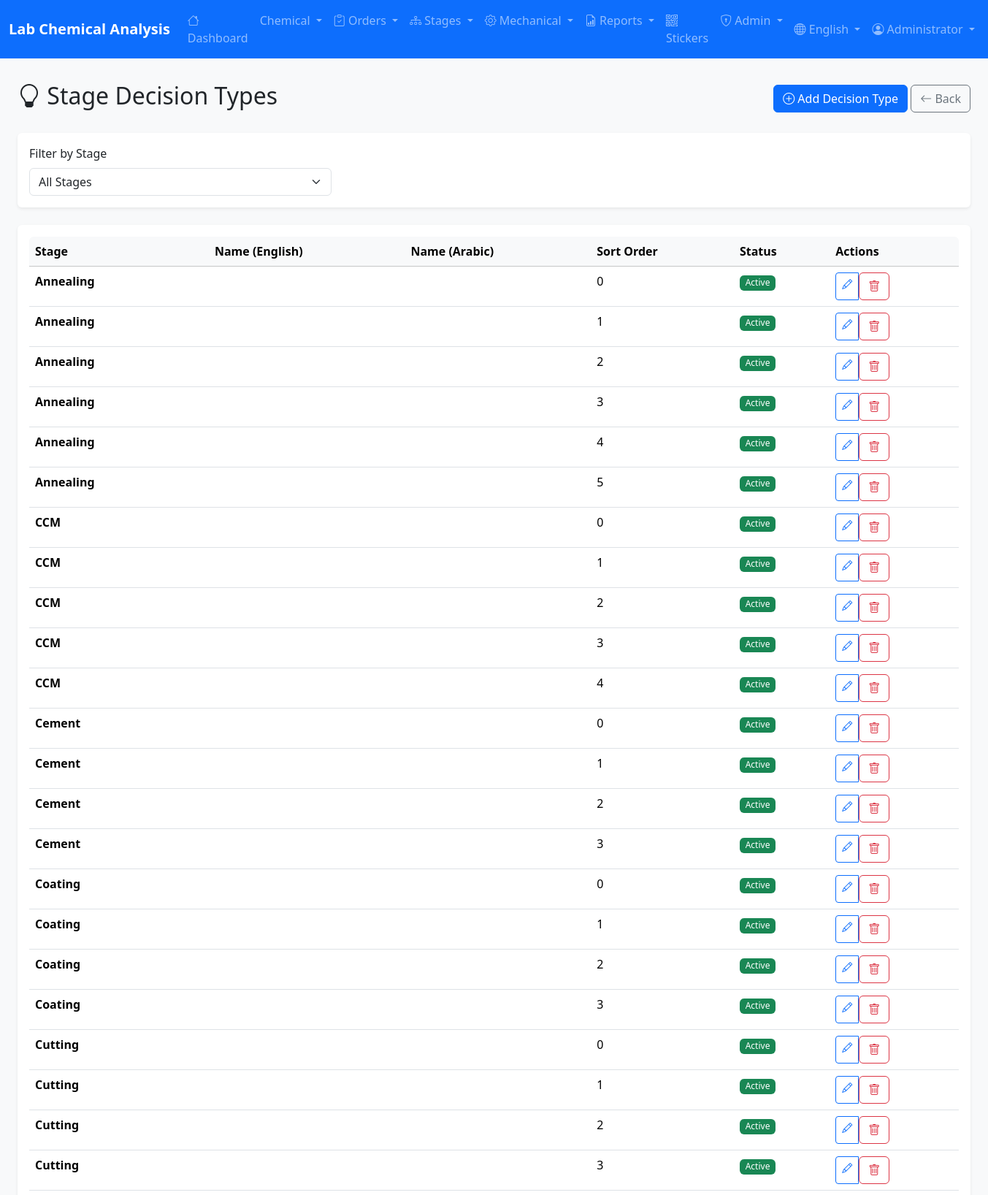
Screenshot of /admin/decision-types (signed in, upper part) with the database file from the repository.
### app/models/user.py (models this page shows, shortened)
class User(UserMixin, db.Model):
    __tablename__ = 'users'
    id = db.Column(db.Integer, primary_key=True)
    username = db.Column(db.String(50), unique=True, nullable=False, index=True)
    password_hash = db.Column(db.String(255), nullable=False)
    full_name = db.Column(db.String(100))
    full_name_ar = db.Column(db.String(100))  # Arabic name
    email = db.Column(db.String(120), unique=True)
    role = db.Column(db.String(20), nullable=False, default='viewer')
    department = db.Column(db.String(50))  # Lab, Production, QC
    is_active = db.Column(db.Boolean, default=True)
    last_login = db.Column(db.DateTime)
    created_at = db.Column(db.DateTime, default=datetime.utcnow)
    updated_at = db.Column(db.DateTime, default=datetime.utcnow, onupdate=datetime.utcnow)
    ROLE_ADMIN = 'admin'
    ROLE_SUPERVISOR = 'supervisor'
    ROLE_OPERATOR = 'operator'
    ROLE_VIEWER = 'viewer'
    ROLES = [ROLE_ADMIN, ROLE_SUPERVISOR, ROLE_OPERATOR, ROLE_VIEWER]
    DEPT_LAB = 'Lab'
    DEPT_PRODUCTION = 'Production'
    DEPT_QC = 'QC'
    DEPT_ADMIN = 'Admin'
    DEPARTMENTS = [DEPT_LAB, DEPT_PRODUCTION, DEPT_QC, DEPT_ADMIN]
    @property
    def is_admin(self):
        return self.role == self.ROLE_ADMIN

### app/models/stage_decision_type.py (models this page shows, shortened)
class StageDecisionType(db.Model):
    __tablename__ = 'stage_decision_types'
    id = db.Column(db.Integer, primary_key=True)
    stage_name = db.Column(db.String(50), nullable=False, index=True)
    decision_name_en = db.Column(db.String(100), nullable=False)
    decision_name_ar = db.Column(db.String(100), nullable=False)
    is_active = db.Column(db.Boolean, default=True)
    sort_order = db.Column(db.Integer, default=0)
    created_at = db.Column(db.DateTime, default=datetime.utcnow)
    updated_at = db.Column(db.DateTime, default=datetime.utcnow, onupdate=datetime.utcnow)

### app/routes/admin.py (the view)
@admin_bp.route('/decision-types')
@login_required
@admin_required
def decision_types():
    stage_filter = request.args.get('stage', '')
    query = StageDecisionType.query
    if stage_filter:
        query = query.filter_by(stage_name=stage_filter)
    decision_types_list = query.order_by(
        StageDecisionType.stage_name,
        StageDecisionType.sort_order
    ).all()
    stages = Pipe.STAGES
    return render_template('admin/decision_types.html',
                          decision_types=decision_types_list,
                          stages=stages,
                          selected_stage=stage_filter)

### app/__init__.py (called while the page is built)
def get_locale():
    locale = request.cookies.get('locale')
    if locale in ['ar', 'en']:
        return locale
    return request.accept_languages.best_match(['ar', 'en']) or 'en'

### app/routes/admin.py (called while the page is built)
def admin_required(f):
    @wraps(f)
    def decorated_function(*args, **kwargs):
        if not current_user.is_authenticated or not current_user.is_admin:
            flash('Access denied. Admin privileges required.', 'error')
            return redirect(url_for('main.index'))
        return f(*args, **kwargs)
    return decorated_function

### app/templates/admin/decision_types.html (shortened to what this page needs)
{% extends 'base.html' %}
{% block content %}
<div class="container-fluid">
    <div class="d-flex justify-content-between align-items-center mb-4">
        <h2>
            <i class="bi bi-lightbulb"></i>
            {{ 'إدارة أنواع القرارات' if session.get('lang') == 'ar' else 'Stage Decision Types' }}
        </h2>
        <div>
            <a href="{{ url_for('admin.add_decision_type') }}" class="btn btn-primary">
                <i class="bi bi-plus-circle"></i>
                {{ 'إضافة نوع قرار' if session.get('lang') == 'ar' else 'Add Decision Type' }}
            </a>
            <a href="{{ url_for('admin.index') }}" class="btn btn-outline-secondary">
                <i class="bi bi-arrow-left"></i>
                {{ 'رجوع' if session.get('lang') == 'ar' else 'Back' }}
            </a>
        </div>
    </div>
    <div class="card border-0 shadow-sm mb-4">
        <div class="card-body">
            <form method="GET" class="row g-3">
                <div class="col-md-4">
                    <label class="form-label">{{ 'تصفية حسب المرحلة' if session.get('lang') == 'ar' else 'Filter by Stage' }}</label>
                    <select name="stage" class="form-select" onchange="this.form.submit()">
                        <option value="">{{ 'جميع المراحل' if session.get('lang') == 'ar' else 'All Stages' }}</option>
                    </select>
                </div>
            </form>
        </div>
    </div>
    <div class="card border-0 shadow-sm">
        <div class="card-body">
            <div class="table-responsive">
                <table class="table table-hover">
                    <thead class="table-light">
                        <tr>
                            <th>{{ 'المرحلة' if session.get('lang') == 'ar' else 'Stage' }}</th>
                            <th>{{ 'الاسم (إنجليزي)' if session.get('lang') == 'ar' else 'Name (English)' }}</th>
                            <th>{{ 'الاسم (عربي)' if session.get('lang') == 'ar' else 'Name (Arabic)' }}</th>
                            <th>{{ 'الترتيب' if session.get('lang') == 'ar' else 'Sort Order' }}</th>
                            <th>{{ 'الحالة' if session.get('lang') == 'ar' else 'Status' }}</th>
                            <th>{{ 'إجراءات' if session.get('lang') == 'ar' else 'Actions' }}</th>
                        </tr>
                    </thead>
                    <tbody>
                        {% for defect in decision_types %}
                        <tr>
                            <td><strong>{{ defect.stage_name }}</strong></td>
                            <td>{{ defect.defect_name_en }}</td>
                            <td>{{ defect.defect_name_ar }}</td>
                            <td>{{ defect.sort_order }}</td>
                            <td>
                                {% if defect.is_active %}
                                <span class="badge bg-success">{{ 'نشط' if session.get('lang') == 'ar' else 'Active' }}</span>
                                {% else %}
                                <span class="badge bg-secondary">{{ 'غير نشط' if session.get('lang') == 'ar' else 'Inactive' }}</span>
                                {% endif %}
                            </td>
                            <td>
                                <div class="btn-group btn-group-sm">
                                    <a href="{{ url_for('admin.edit_decision_type', id=defect.id) }}" class="btn btn-outline-primary">
                                        <i class="bi bi-pencil"></i>
                                    </a>
                                    <form method="POST" action="{{ url_for('admin.delete_decision_type', id=defect.id) }}"
                                          onsubmit="return confirm('{{ 'هل أنت متأكد من الحذف؟' if session.get('lang') == 'ar' else 'Are you sure you want to delete?' }}');" style="display: inline;">
                                        <button type="submit" class="btn btn-outline-danger">
                                            <i class="bi bi-trash"></i>
                                        </button>
                                    </form>
                                </div>
                            </td>
                        </tr>
                        {% endfor %}
                    </tbody>
                </table>
            </div>
        </div>
    </div>
</div>
{% endblock %}

### app/templates/base.html (shortened to what this page needs)
<!DOCTYPE html>
<html lang="{{ current_locale }}" dir="{{ 'rtl' if current_locale == 'ar' else 'ltr' }}">
<head>
    {% if current_locale == 'ar' %}
    <link href="https://cdn.jsdelivr.net/npm/bootstrap@5.3.2/dist/css/bootstrap.rtl.min.css" rel="stylesheet">
    {% else %}
    <link href="https://cdn.jsdelivr.net/npm/bootstrap@5.3.2/dist/css/bootstrap.min.css" rel="stylesheet">
    {% endif %}
    <link rel="stylesheet" href="https://cdn.jsdelivr.net/npm/bootstrap-icons@1.11.2/font/bootstrap-icons.min.css">
    <link rel="stylesheet" href="{{ url_for('static', filename='css/style.css') }}">
</head>
<body>
    <nav class="navbar navbar-expand-lg navbar-dark bg-primary sticky-top">
        <div class="container-fluid">
            <a class="navbar-brand" href="{{ url_for('main.index') }}">
                {% if current_locale == 'ar' %}
                مختبر التحليل الكيميائي
                {% else %}
                Lab Chemical Analysis
                {% endif %}
            </a>
            <div class="collapse navbar-collapse" id="navbarNav">
                {% if current_user.is_authenticated %}
                <ul class="navbar-nav me-auto">
                    <li class="nav-item">
                        <a class="nav-link" href="{{ url_for('main.index') }}">
                            <i class="bi bi-house"></i>
                            {{ 'الرئيسية' if current_locale == 'ar' else 'Dashboard' }}
                        </a>
                    </li>
                    <li class="nav-item dropdown">
                        <a class="nav-link dropdown-toggle" href="#" data-bs-toggle="dropdown">
                            {{ 'التحليل الكيميائي' if current_locale == 'ar' else 'Chemical' }}
                        </a>
                    </li>
                    <li class="nav-item dropdown">
                        <a class="nav-link dropdown-toggle" href="#" data-bs-toggle="dropdown">
                            <i class="bi bi-clipboard-check"></i>
                            {{ 'أوامر الإنتاج' if current_locale == 'ar' else 'Orders' }}
                        </a>
                    </li>
                    <li class="nav-item dropdown">
                        <a class="nav-link dropdown-toggle" href="#" data-bs-toggle="dropdown">
                            <i class="bi bi-diagram-3"></i>
                            {{ 'مراحل الإنتاج' if current_locale == 'ar' else 'Stages' }}
                        </a>
                    </li>
                    <li class="nav-item dropdown">
                        <a class="nav-link dropdown-toggle" href="#" data-bs-toggle="dropdown">
                            <i class="bi bi-gear"></i>
                            {{ 'الاختبارات الميكانيكية' if current_locale == 'ar' else 'Mechanical' }}
                        </a>
                    </li>
                    <li class="nav-item dropdown">
                        <a class="nav-link dropdown-toggle" href="#" data-bs-toggle="dropdown">
                            <i class="bi bi-file-earmark-bar-graph"></i>
                            {{ 'التقارير' if current_locale == 'ar' else 'Reports' }}
                        </a>
                    </li>
                    <li class="nav-item">
                        <a class="nav-link" href="{{ url_for('stickers.index') }}">
                            <i class="bi bi-qr-code"></i>
                            {{ 'الملصقات' if current_locale == 'ar' else 'Stickers' }}
                        </a>
                    </li>
                    {% if current_user.is_admin %}
                    <li class="nav-item dropdown">
                        <a class="nav-link dropdown-toggle" href="#" data-bs-toggle="dropdown">
                            <i class="bi bi-shield-lock"></i>
                            {{ 'الإدارة' if current_locale == 'ar' else 'Admin' }}
                        </a>
                    </li>
                    {% endif %}
                </ul>
                <ul class="navbar-nav">
                    <li class="nav-item dropdown">
                        <a class="nav-link dropdown-toggle" href="#" data-bs-toggle="dropdown">
                            <i class="bi bi-globe"></i>
                            {{ 'العربية' if current_locale == 'ar' else 'English' }}
                        </a>
                    </li>
                    <li class="nav-item dropdown">
                        <a class="nav-link dropdown-toggle" href="#" data-bs-toggle="dropdown">
                            <i class="bi bi-person-circle"></i>
                            {{ current_user.full_name or current_user.username }}
                        </a>
                    </li>
                </ul>
                {% endif %}
            </div>
        </div>
    </nav>
    <main class="container-fluid py-3">
        {% block content %}{% endblock %}
    </main>
</body>
</html>

### app/static/css/style.css (style rules this page uses)
body { background-color: #f8f9fa; min-height: 100vh; display: flex; flex-direction: column; }
main { flex: 1; }
.card { transition: box-shadow 0.2s ease-in-out; }
.table th { white-space: nowrap; }
.table-hover tbody tr { cursor: pointer; }
.badge { font-weight: 500; }
.navbar-brand { font-weight: 600; }
.table-responsive { border-radius: 0.375rem; }

### rows the page displays
User: full_name "Administrator"
StageDecisionType: stage_name "Annealing", sort_order "0", value "Active"
StageDecisionType: stage_name "Annealing", sort_order "1", value "Active"
StageDecisionType: stage_name "Annealing", sort_order "2", value "Active"
StageDecisionType: stage_name "Annealing", sort_order "3", value "Active"
StageDecisionType: stage_name "Annealing", sort_order "4", value "Active"
StageDecisionType: stage_name "Annealing", sort_order "5", value "Active"
StageDecisionType: stage_name "CCM", sort_order "0", value "Active"
StageDecisionType: stage_name "CCM", sort_order "1", value "Active"
StageDecisionType: stage_name "CCM", sort_order "2", value "Active"
StageDecisionType: stage_name "CCM", sort_order "3", value "Active"
StageDecisionType: stage_name "CCM", sort_order "4", value "Active"
StageDecisionType: stage_name "Cement", sort_order "0", value "Active"
StageDecisionType: stage_name "Cement", sort_order "1", value "Active"
StageDecisionType: stage_name "Cement", sort_order "2", value "Active"
StageDecisionType: stage_name "Cement", sort_order "3", value "Active"
StageDecisionType: stage_name "Coating", sort_order "0", value "Active"
StageDecisionType: stage_name "Coating", sort_order "1", value "Active"
StageDecisionType: stage_name "Coating", sort_order "2", value "Active"
StageDecisionType: stage_name "Coating", sort_order "3", value "Active"
StageDecisionType: stage_name "Cutting", sort_order "0", value "Active"
StageDecisionType: stage_name "Cutting", sort_order "1", value "Active"
StageDecisionType: stage_name "Cutting", sort_order "2", value "Active"
StageDecisionType: stage_name "Cutting", sort_order "3", value "Active"

### other values shown
{{ 'الرئيسية' if current_locale == 'ar' else 'Dashboard' }} "Dashboard"
{{ 'التحليل الكيميائي' if current_locale == 'ar' else 'Chemical' }} "Chemical"
{{ 'أوامر الإنتاج' if current_locale == 'ar' else 'Orders' }} "Orders"
{{ 'مراحل الإنتاج' if current_locale == 'ar' else 'Stages' }} "Stages"
{{ 'الاختبارات الميكانيكية' if current_locale == 'ar' else 'Mechanical' }} "Mechanical"
{{ 'التقارير' if current_locale == 'ar' else 'Reports' }} "Reports"
{{ 'الملصقات' if current_locale == 'ar' else 'Stickers' }} "Stickers"
{{ 'الإدارة' if current_locale == 'ar' else 'Admin' }} "Admin"
{{ 'العربية' if current_locale == 'ar' else 'English' }} "English"
{{ 'رجوع' if session.get('lang') == 'ar' else 'Back' }} "Back"
{{ 'المرحلة' if session.get('lang') == 'ar' else 'Stage' }} "Stage"
{{ 'الاسم (إنجليزي)' if session.get('lang') == 'ar' else 'Name (English)' }} "Name (English)"
{{ 'الاسم (عربي)' if session.get('lang') == 'ar' else 'Name (Arabic)' }} "Name (Arabic)"
{{ 'الترتيب' if session.get('lang') == 'ar' else 'Sort Order' }} "Sort Order"
{{ 'الحالة' if session.get('lang') == 'ar' else 'Status' }} "Status"
